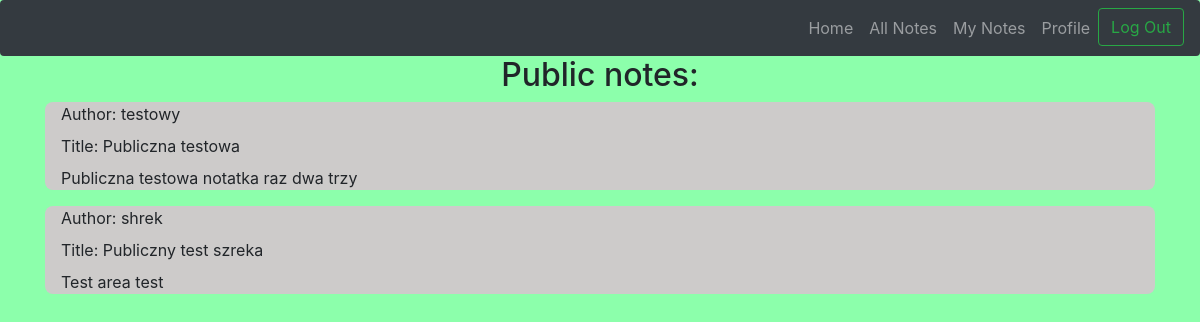
The app's page /user/notes/public (signed in) with its own data.
### app/models.py (models this page shows)
class Note(db.Model):
    id = db.Column(db.Integer, primary_key=True)
    title = db.Column(db.String(150))
    text = db.Column(db.String(500))
    owner_mail = db.Column(db.String(100))
    owner_name = db.Column(db.String(100))
    is_public = db.Column(db.Boolean, default=False)

### app/user.py (the view)
@user.route('/user/notes/public')
@login_required
def public_notes():
    notes = load_public_notes()
    return render_template('user-public-notes.html', notes=notes)

### app/__init__.py (called while the page is built)
def create_app():
    app = Flask(__name__)
    app.config['SECRET_KEY'] = 'verysecretkeydontstealit'
    app.config['SQLALCHEMY_DATABASE_URI'] = 'sqlite:///db.sqlite'
    db.init_app(app)
    limiter.init_app(app)
    login_manager = LoginManager()
    login_manager.login_view = 'main.start'
    login_manager.login_message_category = "danger"
    login_manager.init_app(app)
    from .models import User
    from .models import Note
    @login_manager.user_loader
    def load_user(user_id):
        return User.query.get(int(user_id))
    from .auth import auth as auth_blueprint
    app.register_blueprint(auth_blueprint)
    from .main import main as main_blueprint
    app.register_blueprint(main_blueprint)
    from .user import user as user_blueprint
    app.register_blueprint(user_blueprint)
    return app

### app/user.py (called while the page is built)
def load_public_notes():
    notes = Note.query.filter_by(is_public=True)
    return notes

### app/templates/user-public-notes.html (shortened to what this page needs)
{% extends "user-base.html" %}
{% block content %}
<div class="user-container">
    <div class="notes-container">
        <h2>Public notes:</h2>
        {% if notes %}
        <div>
            {% for note in notes %}
            <div class="note-container">
                <label>Author: {{ note.owner_name }}</label> <br>
                <label>Title: {{ note.title }}</label>
                <p> {{ note.text }}</p>
            </div>
            {% endfor %}
        </div>
        {% endif %}
    </div>
</div>
{% endblock %}

### app/static/styles/user-styles.css (style rules this page uses)
.user-container { text-align: center; }
.note-container { text-align: left; background-color: #CDCBCA; margin-top: .5rem; padding-left: 1rem; padding-right: 1rem; border-radius: .5rem; }
body { background-color: #8cffab; }

### records on screen
Note: owner_name "testowy", title "Publiczna testowa", text "Publiczna testowa notatka raz dwa trzy"
Note: owner_name "shrek", title "Publiczny test szreka", text "Test area test"
